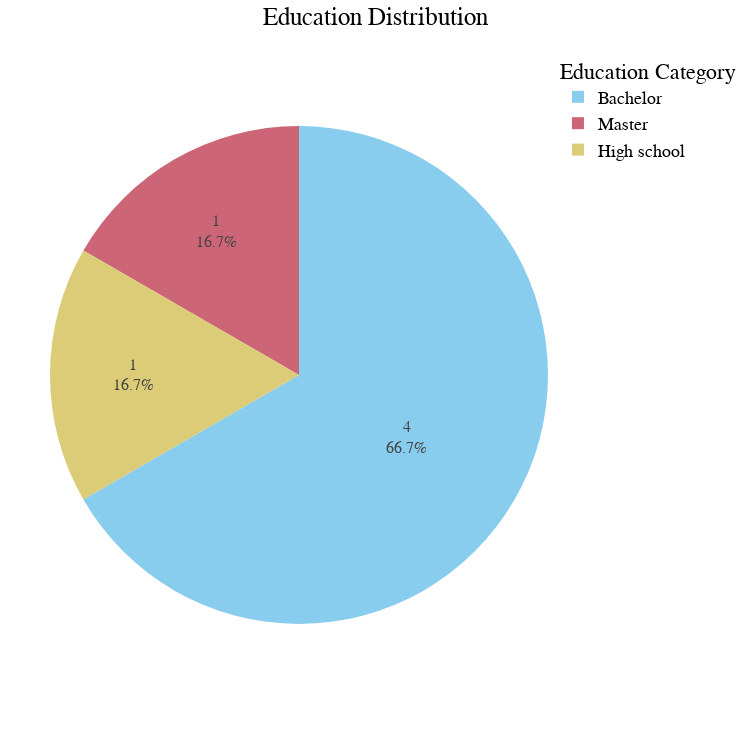

Notebook source saved alongside this figure:
### Code cell
# Assuming the educational question data is in a column, replace 'Educational Column' with the actual column name
education_data = df['7. What is the nearest equivalent to your highest obtained educational degree?'].dropna().value_counts()

# Convert to a pandas DataFrame for easy manipulation
df_education = pd.DataFrame({'Education Category': education_data.index, 'Count': education_data.values})

# Create a pie chart based on the education category distribution
fig = px.pie(
    df_education,
    names='Education Category',
    values='Count',
    title='Education Category Distribution',
    color_discrete_sequence=px.colors.qualitative.Safe,
    width=750,
    height=750
)

# Apply the preferred layout settings
fig.update_layout(
    title_text='Education Distribution',
    title_x=0.5,
    font=dict(
        family="Arial, sans-serif",
        size=18,
        color="black"
    ),
    legend_title_text='Education Category',
    margin=dict(t=50, b=50, l=50, r=50)
)

fig.update_traces(
    hoverinfo='label+percent',
    textinfo='value+percent',
    textfont_size=16
)

### Figure 1 — Plotly figure (JSON) as saved in the notebook; plotly's stock layout.template omitted (floating-point values rounded to 4 significant figures)
{"data": [{"domain": {"x": [0, 1], "y": [0, 1]}, "hoverinfo": "label+percent", "hovertemplate": "Education Category=%{label}<br>Count=%{value}<extra></extra>", "labels": ["Bachelor", "Master", "High school"], "legendgroup": "", "name": "", "showlegend": true, "textfont": {"size": 16}, "textinfo": "value+percent", "type": "pie", "values": [4, 1, 1]}], "layout": {"font": {"color": "black", "family": "Arial, sans-serif", "size": 18}, "height": 750, "legend": {"title": {"text": "Education Category"}, "tracegroupgap": 0}, "margin": {"b": 50, "l": 50, "r": 50, "t": 50}, "piecolorway": ["rgb(136, 204, 238)", "rgb(204, 102, 119)", "rgb(221, 204, 119)", "rgb(17, 119, 51)", "rgb(51, 34, 136)", "rgb(170, 68, 153)", "rgb(68, 170, 153)", "rgb(153, 153, 51)", "rgb(136, 34, 85)", "rgb(102, 17, 0)", "rgb(136, 136, 136)"], "title": {"text": "Education Distribution", "x": 0.5}, "width": 750}}
